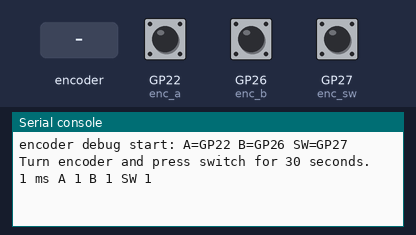
Bench run of a program on a simulated Raspberry Pi Pico running MicroPython. Shown: the last lines printed to the serial console. The inputs (shaded band) are chosen by the test bench; at power-on: GP27 (enc_sw) HIGH, GP22 (enc_a) HIGH, GP26 (enc_b) HIGH.

Above: at 1.2 s.
1.3 s: rotary encoder on GP22 (enc_a) / GP26 (enc_b) turned 1 step (first pin leading)
At 2.6 s:
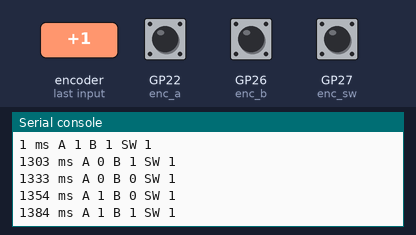
3.0 s: GP27 (enc_sw) pulled LOW for 0.15 s
At 4.2 s:
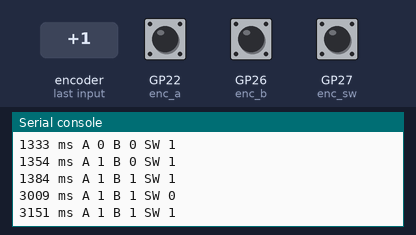
4.6 s: GP27 (enc_sw) pulled LOW for 1 s
At 6.8 s:
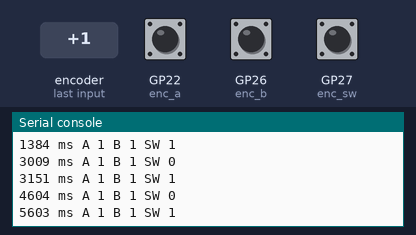
7.1 s: rotary encoder on GP22 (enc_a) / GP26 (enc_b) turned 1 step (first pin leading)
At 8.3 s:
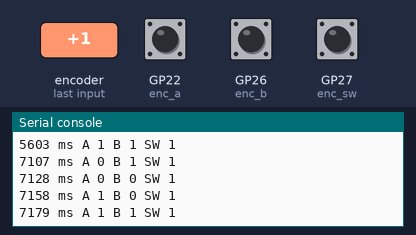
Timing chart, 0 to 9.8 s (numbered marks = the images above; inputs shaded):
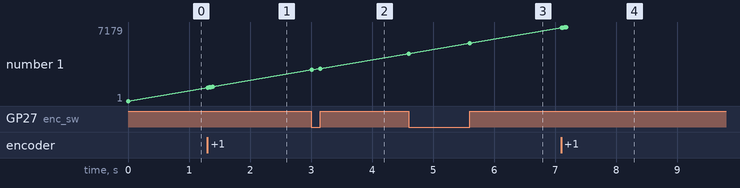

Measured:
- after the input at 1.3 s, the serial console: prints a new line at once (image 1)
- after the input at 3.0 s, the serial console: prints a new line at once (image 2)
- after the input at 4.6 s, the serial console: prints a new line at once (image 3)
- after the input at 7.1 s, the serial console: prints a new line at once (image 4)
- plotted number 1: 1 → 1384 after the input at 1.3 s, 1384 → 3151 after the input at 3.0 s, 3151 → 5603 after the input at 4.6 s, 5603 → 7179 after the input at 7.1 s

The program:

encoder_debug.py
```python
from machine import Pin
import time


ENC_A_PIN = 22
ENC_B_PIN = 26
ENC_SW_PIN = 27

enc_a = Pin(ENC_A_PIN, Pin.IN, Pin.PULL_UP)
enc_b = Pin(ENC_B_PIN, Pin.IN, Pin.PULL_UP)
enc_sw = Pin(ENC_SW_PIN, Pin.IN, Pin.PULL_UP)


def read_state():
    return enc_a.value(), enc_b.value(), enc_sw.value()


last = None
start = time.ticks_ms()
print("encoder debug start: A=GP22 B=GP26 SW=GP27")
print("Turn encoder and press switch for 30 seconds.")

while time.ticks_diff(time.ticks_ms(), start) < 30_000:
    state = read_state()
    if state != last:
        elapsed = time.ticks_diff(time.ticks_ms(), start)
        print(elapsed, "ms", "A", state[0], "B", state[1], "SW", state[2])
        last = state
    time.sleep_ms(10)

print("encoder debug done")
```
